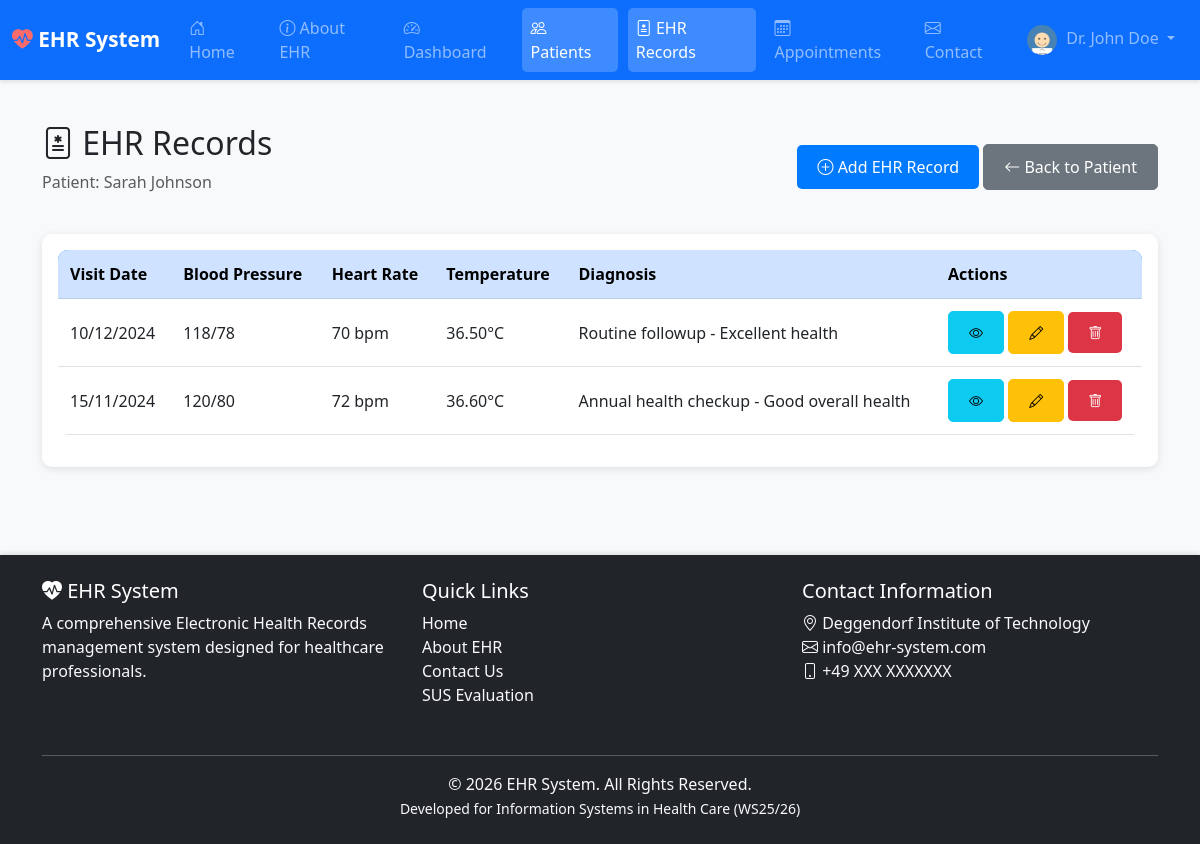
Screenshot of /modules/patients/patient_ehr_records.php?patient_id=1 (signed in) with the database file from the repository.
### tables this page shows
CREATE TABLE IF NOT EXISTS doctors (
    doctor_id INT AUTO_INCREMENT PRIMARY KEY,
    first_name VARCHAR(50) NOT NULL,
    last_name VARCHAR(50) NOT NULL,
    email VARCHAR(100) NOT NULL UNIQUE,
    username VARCHAR(50) NOT NULL UNIQUE,
    password VARCHAR(255) NOT NULL,   
    phone VARCHAR(20),
    specialization VARCHAR(100),
    license_number VARCHAR(50),
    profile_image VARCHAR(255),   
    is_verified TINYINT(1) DEFAULT 0,   
    verification_token VARCHAR(100),     
    reset_token VARCHAR(100),            
    reset_token_expiry DATETIME,         
    created_at TIMESTAMP DEFAULT CURRENT_TIMESTAMP,
    updated_at TIMESTAMP DEFAULT CURRENT_TIMESTAMP ON UPDATE CURRENT_TIMESTAMP
);

CREATE TABLE IF NOT EXISTS patients (
    patient_id INT AUTO_INCREMENT PRIMARY KEY,
    doctor_id INT NOT NULL,   
    first_name VARCHAR(50) NOT NULL,
    last_name VARCHAR(50) NOT NULL,
    date_of_birth DATE NOT NULL,
    gender ENUM('Male', 'Female', 'Other') NOT NULL,   
    blood_group VARCHAR(5),
    phone VARCHAR(20),
    email VARCHAR(100),
    address TEXT,
    emergency_contact_name VARCHAR(100),
    emergency_contact_phone VARCHAR(20),
    profile_image VARCHAR(255),   
    created_at TIMESTAMP DEFAULT CURRENT_TIMESTAMP,
    updated_at TIMESTAMP DEFAULT CURRENT_TIMESTAMP ON UPDATE CURRENT_TIMESTAMP,
    FOREIGN KEY (doctor_id) REFERENCES doctors(doctor_id) ON DELETE CASCADE
);

CREATE TABLE IF NOT EXISTS ehr_records (
    ehr_id INT AUTO_INCREMENT PRIMARY KEY,
    patient_id INT NOT NULL,
    doctor_id INT NOT NULL,   
    
     
    height DECIMAL(5,2),   
    weight DECIMAL(5,2),   
    bmi DECIMAL(4,2),      
    
     
    medical_history TEXT,
    
     
    current_medications TEXT,
    
     
    allergy_drugs TINYINT(1) DEFAULT 0,
    allergy_food TINYINT(1) DEFAULT 0,
    allergy_environmental TINYINT(1) DEFAULT 0,
    allergy_other TINYINT(1) DEFAULT 0,
    allergy_details TEXT,
    
     
    immunization_status ENUM('Up-to-date', 'Incomplete', 'Unknown') DEFAULT 'Unknown',
    immunization_details TEXT,
    
     
    blood_pressure VARCHAR(20),   
    heart_rate INT,               
    temperature DECIMAL(4,2),     
    
     
    lab_results TEXT,
    
     
    visit_date DATE NOT NULL,
    
     
    diagnosis TEXT,
    treatment_plan TEXT,
    doctor_notes TEXT,
    
     
    xray_image VARCHAR(255),
    report_document VARCHAR(255),
    
    created_at TIMESTAMP DEFAULT CURRENT_TIMESTAMP,
    updated_at TIMESTAMP DEFAULT CURRENT_TIMESTAMP ON UPDATE CURRENT_TIMESTAMP,
    
    FOREIGN KEY (patient_id) REFERENCES patients(patient_id) ON DELETE CASCADE,
    FOREIGN KEY (doctor_id) REFERENCES doctors(doctor_id) ON DELETE CASCADE
);

### modules/patients/patient_ehr_records.php (the view, shortened to what this page needs)
<?php
require_once '../../config/database.php';
$base_url = "../../";
$doctor_id = $_SESSION['doctor_id'];
$patient_id = (int)$_GET['patient_id'];
$stmt = $conn->prepare("SELECT first_name, last_name FROM patients WHERE patient_id = ? AND doctor_id = ?");
$stmt->bind_param("ii", $patient_id, $doctor_id);
$stmt->execute();
$result = $stmt->get_result();
$patient = $result->fetch_assoc();
$stmt = $conn->prepare("SELECT * FROM ehr_records WHERE patient_id = ? AND doctor_id = ? ORDER BY visit_date DESC");
$stmt->bind_param("ii", $patient_id, $doctor_id);
$stmt->execute();
$ehr_records = $stmt->get_result();
?>
<?php include '../../includes/header.php'; ?>
<div class="container mt-4">
    <div class="d-flex justify-content-between align-items-center mb-4">
        <div>
            <h2><i class="bi bi-file-medical"></i> EHR Records</h2>
            <p class="text-muted">Patient: <?php echo htmlspecialchars($patient['first_name'] . ' ' . $patient['last_name']); ?></p>
        </div>
        <div>
            <a href="add_ehr.php?patient_id=<?php echo $patient_id; ?>" class="btn btn-primary">
                <i class="bi bi-plus-circle"></i> Add EHR Record
            </a>
            <a href="view_patient.php?id=<?php echo $patient_id; ?>" class="btn btn-secondary">
                <i class="bi bi-arrow-left"></i> Back to Patient
            </a>
        </div>
    </div>
    <div class="card">
        <div class="card-body">
            <?php if ($ehr_records->num_rows > 0): ?>
                <div class="table-responsive">
                    <table class="table table-hover">
                        <thead class="table-primary">
                            <tr>
                                <th>Visit Date</th>
                                <th>Blood Pressure</th>
                                <th>Heart Rate</th>
                                <th>Temperature</th>
                                <th>Diagnosis</th>
                                <th>Actions</th>
                            </tr>
                        </thead>
                        <tbody>
                            <?php while ($record = $ehr_records->fetch_assoc()): ?>
                                <tr>
                                    <td><?php echo date('d/m/Y', strtotime($record['visit_date'])); ?></td>
                                    <td><?php echo htmlspecialchars($record['blood_pressure'] ?: 'N/A'); ?></td>
                                    <td><?php echo htmlspecialchars($record['heart_rate'] ? $record['heart_rate'] . ' bpm' : 'N/A'); ?></td>
                                    <td><?php echo htmlspecialchars($record['temperature'] ? $record['temperature'] . '°C' : 'N/A'); ?></td>
                                    <td><?php echo htmlspecialchars(substr($record['diagnosis'] ?: 'No diagnosis', 0, 50)) . (strlen($record['diagnosis']) > 50 ? '...' : ''); ?></td>
                                    <td>
                                        <a href="view_ehr.php?id=<?php echo $record['ehr_id']; ?>" class="btn btn-sm btn-info" title="View">
                                            <i class="bi bi-eye"></i>
                                        </a>
                                        <a href="edit_ehr.php?id=<?php echo $record['ehr_id']; ?>" class="btn btn-sm btn-warning" title="Edit">
                                            <i class="bi bi-pencil"></i>
                                        </a>
                                        <a href="delete_ehr.php?id=<?php echo $record['ehr_id']; ?>&patient_id=<?php echo $patient_id; ?>" class="btn btn-sm btn-danger" title="Delete" onclick="return confirmDelete('this EHR record')">
                                            <i class="bi bi-trash"></i>
                                        </a>
                                    </td>
                                </tr>
                            <?php endwhile; ?>
                        </tbody>
                    </table>
                </div>
            <?php endif; ?>
        </div>
    </div>
</div>
<?php include '../../includes/footer.php'; ?>

### includes/navbar.php (shortened to what this page needs)
<?php
global $base_url;
$is_logged_in = isset($_SESSION['doctor_id']) && !empty($_SESSION['doctor_id']);
$doctor_name = $is_logged_in ? $_SESSION['doctor_name'] : 'Guest';
?>
<nav class="navbar navbar-expand-lg navbar-dark bg-primary sticky-top">
    <div class="container-fluid">
        <a class="navbar-brand" href="<?php echo $base_url; ?>index.php">
            <i class="bi bi-heart-pulse-fill"></i> EHR System
        </a>
        <div class="collapse navbar-collapse" id="navbarNav">
            <ul class="navbar-nav me-auto mb-2 mb-lg-0">
                <li class="nav-item">
                    <a class="nav-link <?php echo (basename($_SERVER['PHP_SELF']) == 'index.php') ? 'active' : ''; ?>" href="<?php echo $base_url; ?>index.php">
                        <i class="bi bi-house-door"></i> Home
                    </a>
                </li>
                <li class="nav-item">
                    <a class="nav-link <?php echo (basename($_SERVER['PHP_SELF']) == 'about.php') ? 'active' : ''; ?>" href="<?php echo $base_url; ?>about.php">
                        <i class="bi bi-info-circle"></i> About EHR
                    </a>
                </li>
                <?php if($is_logged_in): ?>
                    <li class="nav-item">
                        <a class="nav-link <?php echo (strpos($_SERVER['PHP_SELF'], 'dashboard') !== false) ? 'active' : ''; ?>" href="<?php echo $base_url; ?>modules/dashboard/dashboard.php">
                            <i class="bi bi-speedometer2"></i> Dashboard
                        </a>
                    </li>
                    <li class="nav-item">
                        <a class="nav-link <?php echo (strpos($_SERVER['PHP_SELF'], 'patients') !== false) ? 'active' : ''; ?>" href="<?php echo $base_url; ?>modules/patients/view_patients.php">
                            <i class="bi bi-people"></i> Patients
                        </a>
                    </li>
                    <li class="nav-item">
                        <a class="nav-link <?php echo (strpos($_SERVER['PHP_SELF'], 'ehr_records') !== false) ? 'active' : ''; ?>" href="<?php echo $base_url; ?>modules/patients/ehr_records.php">
                            <i class="bi bi-file-medical"></i> EHR Records
                        </a>
                    </li>
                    <li class="nav-item">
                        <a class="nav-link <?php echo (strpos($_SERVER['PHP_SELF'], 'appointments') !== false) ? 'active' : ''; ?>" href="<?php echo $base_url; ?>modules/appointments/view_appointments.php">
                            <i class="bi bi-calendar3"></i> Appointments
                        </a>
                    </li>
                <?php endif; ?>
                <li class="nav-item">
                    <a class="nav-link <?php echo (basename($_SERVER['PHP_SELF']) == 'contact.php') ? 'active' : ''; ?>" href="<?php echo $base_url; ?>contact.php">
                        <i class="bi bi-envelope"></i> Contact
                    </a>
                </li>
            </ul>
            <ul class="navbar-nav ms-auto">
                <?php if($is_logged_in): ?>
                    <li class="nav-item dropdown">
                        <a class="nav-link dropdown-toggle" href="#" id="navbarDropdown" role="button" data-bs-toggle="dropdown" aria-expanded="false">
                            <?php
                            if (isset($_SESSION['doctor_id'])) {
                                $doctor_id = $_SESSION['doctor_id'];
                                $stmt = $conn->prepare("SELECT profile_image FROM doctors WHERE doctor_id = ?");
                                $stmt->bind_param("i", $doctor_id);
                                $stmt->execute();
                                $result = $stmt->get_result();
                                $doctor_profile = $result->fetch_assoc();
                                if ($doctor_profile && $doctor_profile['profile_image']):
                            ?>
                                <img src="<?php echo $base_url; ?>uploads/profile_pics/<?php echo $doctor_profile['profile_image']; ?>" class="rounded-circle" width="30" height="30" style="object-fit: cover; margin-right: 5px;">
                            <?php else: ?>
                                <i class="bi bi-person-circle"></i>
                            <?php
                                endif;
                            }
                            ?>
                            Dr. <?php echo htmlspecialchars($doctor_name); ?>
                        </a>
                    </li>
                <?php endif; ?>
            </ul>
        </div>
    </div>
</nav>

### css/style.css (style rules this page uses)
* { margin: 0; padding: 0; box-sizing: border-box; }
body { font-family: 'Segoe UI', Tahoma, Geneva, Verdana, sans-serif; background-color: #f8f9fa; min-height: 100vh; display: flex; flex-direction: column; }
.navbar { box-shadow: 0 2px 4px rgba(0,0,0,0.1); }
.navbar-brand { font-weight: bold; font-size: 1.3rem; }
.navbar-brand i { color: #ff6b6b; }
.nav-link { transition: all 0.3s ease; margin: 0 5px; }
.nav-link.active { background-color: rgba(255, 255, 255, 0.2); border-radius: 5px; }
.card { border: none; border-radius: 10px; box-shadow: 0 2px 8px rgba(0,0,0,0.1); transition: transform 0.3s ease, box-shadow 0.3s ease; }
.btn { border-radius: 5px; padding: 10px 20px; transition: all 0.3s ease; }
.btn-primary { background-color: #007bff; border: none; }
.btn-danger { background-color: #dc3545; border: none; }
.table { background-color: white; border-radius: 10px; overflow: hidden; }
.table thead { background-color: #007bff; color: white; }
.table td, .table th { vertical-align: middle; padding: 12px; }

### rows the page displays
doctors: profile_image (picture)
patients: first_name+last_name "Sarah Johnson"
ehr_records: visit_date "10/12/2024", blood_pressure "118/78", heart_rate "70 bpm", temperature "36.50°C", diagnosis "Routine followup - Excellent health"
ehr_records: visit_date "15/11/2024", blood_pressure "120/80", heart_rate "72 bpm", temperature "36.60°C", diagnosis "Annual health checkup - Good overall health"

### other values shown
$doctor_name "John Doe"
